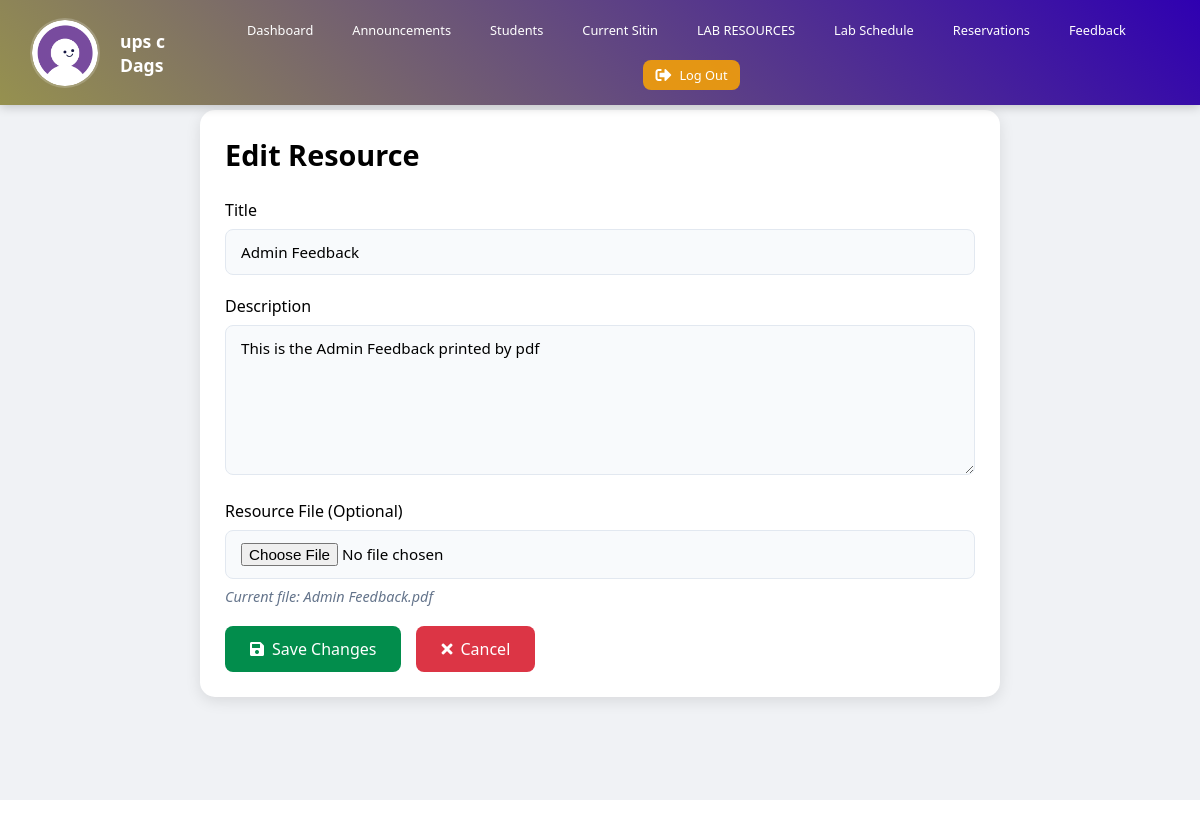
The page /edit_resource.php?id=6 (signed in) on the database its author committed.
### tables this page shows
CREATE TABLE `user` (
  `IDNO` int(11) NOT NULL,
  `LASTNAME` varchar(255) NOT NULL,
  `FIRSTNAME` varchar(255) NOT NULL,
  `MIDNAME` varchar(255) NOT NULL,
  `COURSE` varchar(255) NOT NULL,
  `YEARLEVEL` int(11) NOT NULL,
  `USERNAME` varchar(255) NOT NULL,
  `PASSWORD` varchar(255) NOT NULL,
  `EMAIL` varchar(255) NOT NULL,
  `PROFILE_PIC` varchar(255) NOT NULL DEFAULT 'default.jpg',
  `REMAINING_SESSIONS` int(30) NOT NULL DEFAULT 30,
  `POINTS` int(11) DEFAULT 0
);

CREATE TABLE `lab_resources` (
  `id` int(11) NOT NULL,
  `title` varchar(255) NOT NULL,
  `description` text DEFAULT NULL,
  `category` varchar(100) NOT NULL,
  `resource_type` varchar(50) NOT NULL,
  `link` text NOT NULL,
  `file_path` varchar(255) DEFAULT NULL,
  `upload_date` datetime NOT NULL,
  `file_name` varchar(255) DEFAULT NULL,
  `file_type` varchar(50) DEFAULT NULL
);

### edit_resource.php (the view, shortened to what this page needs)
<?php
include("connector.php");
$username = $_SESSION['Username'];
$query = "SELECT PROFILE_PIC, FIRSTNAME, MIDNAME, LASTNAME FROM user WHERE USERNAME = ?";
$stmt = $con->prepare($query);
$stmt->bind_param("s", $username);
$stmt->execute();
$result = $stmt->get_result();
if ($result && mysqli_num_rows($result) > 0) {
    $row = mysqli_fetch_assoc($result);
    $profile_pic = !empty($row['PROFILE_PIC']) ? htmlspecialchars($row['PROFILE_PIC']) : 'default.jpg';
    $user_name = htmlspecialchars($row['FIRSTNAME'] . ' ' . $row['MIDNAME'] . ' ' . $row['LASTNAME']);
} else {
    $profile_pic = 'default.jpg';
    $user_name = 'Admin';
}
if (isset($_GET['id'])) {
    $id = mysqli_real_escape_string($con, $_GET['id']);
    $query = "SELECT * FROM lab_resources WHERE id = ?";
    $stmt = mysqli_prepare($con, $query);
    mysqli_stmt_bind_param($stmt, "i", $id);
    mysqli_stmt_execute($stmt);
    $result = mysqli_stmt_get_result($stmt);
    if ($result && mysqli_num_rows($result) > 0) {
        $resource = mysqli_fetch_assoc($result);
    } else {
        die("Resource not found.");
    }
} else {
    die("No resource selected.");
}
?>
<!DOCTYPE html>
<html lang="en">
<head>
    <link rel="stylesheet" href="https://cdnjs.cloudflare.com/ajax/libs/font-awesome/5.15.3/css/all.min.css">
</head>
<body>
    <div class="top-nav">
        <div class="nav-left">
            <img src="uploads/<?php echo htmlspecialchars($profile_pic); ?>" alt="Profile Picture" onerror="this.src='assets/default.jpg';">
            <div class="user-name"><?php echo htmlspecialchars($user_name); ?></div>
        </div>
        <div class="nav-right">
            <a href="admindash.php"> Dashboard</a>
            <a href="adannouncement.php"> Announcements</a>
            <a href="liststudent.php"> Students</a>
            <a href="adsitin.php"> Current Sitin</a>
            <a href="adlabresources.php"> LAB RESOURCES</a>
            <a href="adlabsched.php"> Lab Schedule</a>
            <a href="adreservation.php"> Reservations</a>
            <a href="adfeedback.php"> Feedback</a>
            <a href="admindash.php?logout=true" class="logout-button"><i class="fas fa-sign-out-alt"></i> Log Out</a>
        </div>
    </div>
    <div class="content">
        <div class="container">
            <h1>Edit Resource</h1>
            <form method="POST" enctype="multipart/form-data">
                <div class="form-group">
                    <label for="title">Title</label>
                    <input type="text" id="title" name="title" value="<?php echo htmlspecialchars($resource['title']); ?>" required>
                </div>
                <div class="form-group">
                    <label for="description">Description</label>
                    <textarea id="description" name="description" required><?php echo htmlspecialchars($resource['description']); ?></textarea>
                </div>
                <div class="form-group">
                    <label for="resource_file">Resource File (Optional)</label>
                    <div class="file-upload">
                        <input type="file" id="resource_file" name="resource_file" class="file-input">
                        <?php if (!empty($resource['file_name'])): ?>
                            <p class="current-file">Current file: <?php echo htmlspecialchars($resource['file_name']); ?></p>
                        <?php endif; ?>
                    </div>
                </div>
                <div class="button-group">
                    <button type="submit" name="submit">
                        <i class="fas fa-save"></i> Save Changes
                    </button>
                    <a href="adlabresources.php" class="cancel-btn">
                        <i class="fas fa-times"></i> Cancel
                    </a>
                </div>
            </form>
        </div>
    </div>
</body>
</html>

### edit_resource.php (style rules this page uses)
* { margin: 0; padding: 0; box-sizing: border-box; font-family: 'Segoe UI', Tahoma, Geneva, Verdana, sans-serif; }
html, body { background: display: flex; min-height: 100vh; width: 100%; }
.top-nav { background: linear-gradient(45deg,rgb(150, 145, 79),rgb(47, 0, 177)); padding: 15px 30px; display: flex; justify-content: space-between; align-items: center; box-shadow: 0 2px 10px rgba(0, 0, 0, 0.2); backdrop-filter: blur(10px); position: fixed; top: 0; left: 0; right: 0; z-index: 1000; }
.nav-left { display: flex; align-items: center; gap: 20px; }
.nav-left img { width: 70px; height: 70px; border-radius: 50%; border: 2px solid rgba(255, 255, 255, 0.2); }
.nav-left .user-name { color: white; font-weight: 600; font-size: 1.1rem; }
.nav-right { display: flex; gap: 15px; }
.nav-right a { color: white; text-decoration: none; padding: 8px 15px; border-radius: 8px; transition: all 0.3s; display: flex; align-items: center; gap: 8px; font-size: 0.9rem; }
.nav-right a i { font-size: 1rem; }
.nav-right .logout-button { background: rgba(247, 162, 5, 0.88); margin-left: 10px; }
.content { margin-top: 80px; padding: 30px; min-height: calc(100vh - 80px); background: #f0f2f5; width: 100%; }
.container { background: white; border-radius: 15px; padding: 25px; box-shadow: 0 4px 15px rgba(0, 0, 0, 0.1); max-width: 800px; margin: 0 auto; }
h1 { color: #000000; font-size: 1.8rem; font-weight: 600; margin-bottom: 25px; text-align: left; }
.form-group { margin-bottom: 20px; }
label { display: block; margin-bottom: 8px; color: #000000; font-weight: 500; }
input[type="text"], textarea, select { width: 100%; padding: 12px 15px; border: 1px solid #e2e8f0; border-radius: 8px; font-size: 0.95rem; transition: all 0.2s; background: #f8fafc; }
textarea { min-height: 150px; resize: vertical; }
button { background: rgb(2, 141, 76); color: white; padding: 12px 25px; border: none; border-radius: 8px; cursor: pointer; font-weight: 500; transition: all 0.2s; display: flex; align-items: center; gap: 8px; font-size: 1rem; }
@media (max-width: 1200px) { .nav-right { flex-wrap: wrap; justify-content: center; } }
@media (max-width: 1200px) { .nav-right a { font-size: 0.8rem; padding: 6px 12px; } }
.file-upload { position: relative; margin-bottom: 10px; }
.file-input { width: 100%; padding: 12px 15px; border: 1px solid #e2e8f0; border-radius: 8px; font-size: 0.95rem; background: #f8fafc; }
.current-file { margin-top: 8px; color: #64748b; font-size: 0.9rem; font-style: italic; }
.button-group { display: flex; gap: 15px; margin-top: 20px; }
.cancel-btn { background: #dc3545; color: white; padding: 12px 25px; border: none; border-radius: 8px; cursor: pointer; font-weight: 500; transition: all 0.2s; display: flex; align-items: center; gap: 8px; font-size: 1rem; text-decoration: none; }

### rows shown on the page
user: PROFILE_PIC (placeholder picture), user_name "ups c Dags"
lab_resources: title "Admin Feedback", description "This is the Admin Feedback printed by pdf", file_name "Admin Feedback.pdf"
